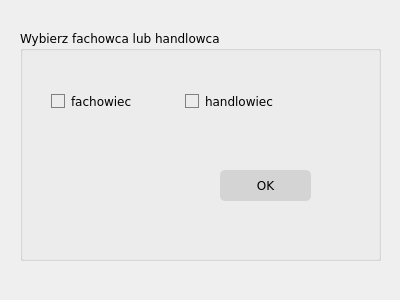
<?xml version="1.0" encoding="UTF-8"?>
<ui version="4.0">
 <class>ChooseAPersonDialog</class>
 <widget class="QDialog" name="ChooseAPersonDialog">
  <property name="geometry">
   <rect>
    <x>0</x>
    <y>0</y>
    <width>400</width>
    <height>300</height>
   </rect>
  </property>
  <property name="minimumSize">
   <size>
    <width>400</width>
    <height>300</height>
   </size>
  </property>
  <property name="maximumSize">
   <size>
    <width>400</width>
    <height>300</height>
   </size>
  </property>
  <property name="windowTitle">
   <string>Dialog</string>
  </property>
  <widget class="QGroupBox" name="groupBox">
   <property name="geometry">
    <rect>
     <x>20</x>
     <y>30</y>
     <width>361</width>
     <height>231</height>
    </rect>
   </property>
   <property name="font">
    <font>
     <family>Verdana</family>
    </font>
   </property>
   <property name="title">
    <string>Wybierz fachowca lub handlowca</string>
   </property>
   <widget class="QPushButton" name="okPushButton">
    <property name="geometry">
     <rect>
      <x>200</x>
      <y>140</y>
      <width>91</width>
      <height>31</height>
     </rect>
    </property>
    <property name="font">
     <font>
      <family>Verdana</family>
     </font>
    </property>
    <property name="styleSheet">
     <string notr="true">QPushButton {
	border-radius: 5px;
	background-color: rgb(212, 212, 212);
}


QPushButton:pressed {
	
	background-color: rgb(167, 167, 167);
}</string>
    </property>
    <property name="text">
     <string>OK</string>
    </property>
   </widget>
   <widget class="QWidget" name="">
    <property name="geometry">
     <rect>
      <x>31</x>
      <y>41</y>
      <width>261</width>
      <height>61</height>
     </rect>
    </property>
    <layout class="QHBoxLayout" name="horizontalLayout">
     <item>
      <widget class="QRadioButton" name="professionalRadioButton">
       <property name="styleSheet">
        <string notr="true">QRadioButton::indicator {
border: 1px solid gray;
border-radious: 5px;
}

QRadioButton::indicator::checked {
background-color: rgb(212, 212, 212);
}</string>
       </property>
       <property name="text">
        <string>fachowiec</string>
       </property>
      </widget>
     </item>
     <item>
      <widget class="QRadioButton" name="traderRadioButton">
       <property name="styleSheet">
        <string notr="true">QRadioButton::indicator {
border: 1px solid gray;
border-radious: 5px;
}

QRadioButton::indicator::checked {
background-color: rgb(212, 212, 212);
}</string>
       </property>
       <property name="text">
        <string>handlowiec</string>
       </property>
      </widget>
     </item>
    </layout>
   </widget>
  </widget>
 </widget>
 <resources/>
 <connections/>
</ui>
